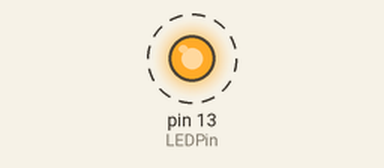
Recording of a sketch running on a simulated Arduino Uno, built with avr-gcc and run on an emulated ATmega328P. Shown: output pins drawn as LEDs (lit = HIGH). Dashed ring = blinking.

Above: at 0.12 s.
Timing chart, 0 to 3.0 s (numbered marks = the images above):
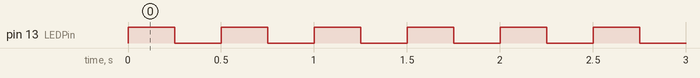

Measured:
- by itself, pin 13 (LEDPin): alternates HIGH for 0.25 s and LOW for 0.25 s

The sketch:

Lesson1_3.ino
```cpp
int LEDPin=13;
int waitTime=250;
//Can switch the waitTime to 250 for quick blink.

void setup() {
  // put your setup code here, to run once:
pinMode(LEDPin,OUTPUT);

}

void loop() {
  // put your main code here, to run repeatedly:

digitalWrite (LEDPin, HIGH);
//Cannot tell the LED is on or off. Needs a delay parameter for both HIGH and LOW.
delay (waitTime);
digitalWrite (LEDPin, LOW);
delay(waitTime);


}
```
